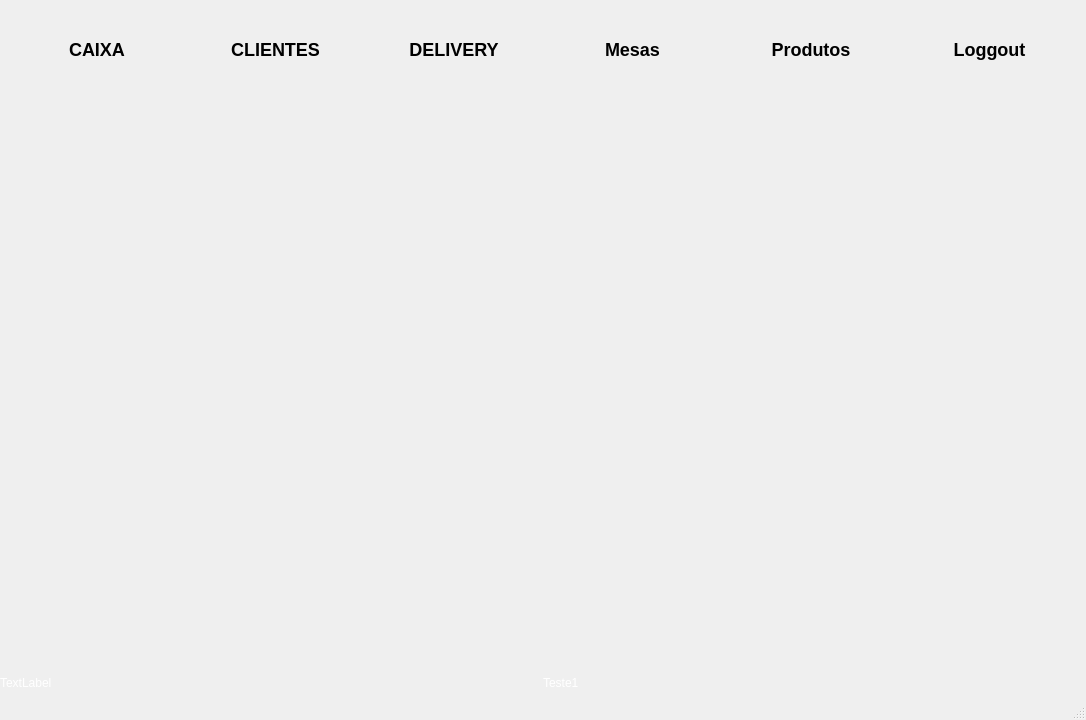
<?xml version="1.0" encoding="UTF-8"?>
<ui version="4.0">
 <class>Unique</class>
 <widget class="QMainWindow" name="Unique">
  <property name="windowModality">
   <enum>Qt::WindowModality::ApplicationModal</enum>
  </property>
  <property name="geometry">
   <rect>
    <x>0</x>
    <y>0</y>
    <width>1086</width>
    <height>720</height>
   </rect>
  </property>
  <property name="minimumSize">
   <size>
    <width>1086</width>
    <height>720</height>
   </size>
  </property>
  <property name="windowTitle">
   <string>unique</string>
  </property>
  <property name="layoutDirection">
   <enum>Qt::LayoutDirection::LeftToRight</enum>
  </property>
  <property name="styleSheet">
   <string notr="true"/>
  </property>
  <property name="inputMethodHints">
   <set>Qt::InputMethodHint::ImhNone</set>
  </property>
  <widget class="QWidget" name="centralwidget">
   <property name="styleSheet">
    <string notr="true"/>
   </property>
   <layout class="QVBoxLayout" name="verticalLayout">
    <property name="spacing">
     <number>0</number>
    </property>
    <property name="leftMargin">
     <number>0</number>
    </property>
    <property name="topMargin">
     <number>0</number>
    </property>
    <property name="rightMargin">
     <number>0</number>
    </property>
    <property name="bottomMargin">
     <number>0</number>
    </property>
    <item>
     <widget class="QWidget" name="widget" native="true">
      <property name="sizePolicy">
       <sizepolicy hsizetype="Expanding" vsizetype="Preferred">
        <horstretch>0</horstretch>
        <verstretch>0</verstretch>
       </sizepolicy>
      </property>
      <property name="maximumSize">
       <size>
        <width>16777215</width>
        <height>100</height>
       </size>
      </property>
      <property name="styleSheet">
       <string notr="true">QPushButton {

	background-color: transparent;
	font-size: 18px;
	font-weight: bold;
}

QPushButton:hover {
	background-color: rgb(131, 131, 131);
}

QPushButton:clicked {
	background-color: rgb(131, 131, 131);	
}</string>
      </property>
      <layout class="QHBoxLayout" name="horizontalLayout_2">
       <property name="spacing">
        <number>15</number>
       </property>
       <property name="leftMargin">
        <number>15</number>
       </property>
       <property name="topMargin">
        <number>15</number>
       </property>
       <property name="rightMargin">
        <number>15</number>
       </property>
       <property name="bottomMargin">
        <number>15</number>
       </property>
       <item>
        <widget class="QPushButton" name="btn_caixa">
         <property name="styleSheet">
          <string notr="true"/>
         </property>
         <property name="text">
          <string>CAIXA</string>
         </property>
         <property name="icon">
          <iconset resource="../pictures/imagens.qrc">
           <normaloff>:/unique/caixa-registradora.png</normaloff>:/unique/caixa-registradora.png</iconset>
         </property>
         <property name="iconSize">
          <size>
           <width>45</width>
           <height>45</height>
          </size>
         </property>
         <property name="autoDefault">
          <bool>true</bool>
         </property>
         <property name="default">
          <bool>true</bool>
         </property>
         <property name="flat">
          <bool>true</bool>
         </property>
        </widget>
       </item>
       <item>
        <widget class="QPushButton" name="btn_clientes">
         <property name="styleSheet">
          <string notr="true"/>
         </property>
         <property name="text">
          <string>CLIENTES</string>
         </property>
         <property name="icon">
          <iconset>
           <selectedon>:/unique/cliente.png</selectedon>
          </iconset>
         </property>
         <property name="iconSize">
          <size>
           <width>45</width>
           <height>45</height>
          </size>
         </property>
         <property name="autoDefault">
          <bool>true</bool>
         </property>
         <property name="default">
          <bool>true</bool>
         </property>
         <property name="flat">
          <bool>true</bool>
         </property>
        </widget>
       </item>
       <item>
        <widget class="QPushButton" name="btn_delivery">
         <property name="styleSheet">
          <string notr="true"/>
         </property>
         <property name="text">
          <string>DELIVERY</string>
         </property>
         <property name="icon">
          <iconset>
           <selectedon>:/unique/pedido-online.png</selectedon>
          </iconset>
         </property>
         <property name="iconSize">
          <size>
           <width>45</width>
           <height>45</height>
          </size>
         </property>
         <property name="autoDefault">
          <bool>true</bool>
         </property>
         <property name="default">
          <bool>true</bool>
         </property>
         <property name="flat">
          <bool>true</bool>
         </property>
        </widget>
       </item>
       <item>
        <widget class="QPushButton" name="btn_mesas">
         <property name="styleSheet">
          <string notr="true"/>
         </property>
         <property name="text">
          <string>Mesas</string>
         </property>
         <property name="icon">
          <iconset>
           <selectedon>:/unique/pedir-comida.png</selectedon>
          </iconset>
         </property>
         <property name="iconSize">
          <size>
           <width>45</width>
           <height>45</height>
          </size>
         </property>
         <property name="autoDefault">
          <bool>true</bool>
         </property>
         <property name="default">
          <bool>true</bool>
         </property>
         <property name="flat">
          <bool>true</bool>
         </property>
        </widget>
       </item>
       <item>
        <widget class="QPushButton" name="btn_produtos">
         <property name="styleSheet">
          <string notr="true"/>
         </property>
         <property name="text">
          <string>Produtos</string>
         </property>
         <property name="icon">
          <iconset>
           <selectedon>:/unique/inventario.png</selectedon>
          </iconset>
         </property>
         <property name="iconSize">
          <size>
           <width>45</width>
           <height>45</height>
          </size>
         </property>
         <property name="autoDefault">
          <bool>true</bool>
         </property>
         <property name="default">
          <bool>true</bool>
         </property>
         <property name="flat">
          <bool>true</bool>
         </property>
        </widget>
       </item>
       <item>
        <widget class="QPushButton" name="btn_loggout">
         <property name="styleSheet">
          <string notr="true"/>
         </property>
         <property name="text">
          <string>Loggout</string>
         </property>
         <property name="icon">
          <iconset>
           <selectedon>:/unique/sair.png</selectedon>
          </iconset>
         </property>
         <property name="iconSize">
          <size>
           <width>45</width>
           <height>45</height>
          </size>
         </property>
         <property name="autoDefault">
          <bool>true</bool>
         </property>
         <property name="default">
          <bool>true</bool>
         </property>
         <property name="flat">
          <bool>true</bool>
         </property>
        </widget>
       </item>
      </layout>
     </widget>
    </item>
    <item>
     <widget class="QWidget" name="widget_2" native="true">
      <layout class="QHBoxLayout" name="horizontalLayout_3">
       <property name="spacing">
        <number>0</number>
       </property>
       <property name="leftMargin">
        <number>0</number>
       </property>
       <property name="topMargin">
        <number>0</number>
       </property>
       <property name="rightMargin">
        <number>0</number>
       </property>
       <property name="bottomMargin">
        <number>0</number>
       </property>
       <item>
        <widget class="QLabel" name="label_3">
         <property name="styleSheet">
          <string notr="true">image: url(:/unique/boas_vindas.png);</string>
         </property>
         <property name="text">
          <string/>
         </property>
        </widget>
       </item>
      </layout>
     </widget>
    </item>
    <item>
     <widget class="QWidget" name="widget_3" native="true">
      <property name="sizePolicy">
       <sizepolicy hsizetype="Expanding" vsizetype="Preferred">
        <horstretch>0</horstretch>
        <verstretch>0</verstretch>
       </sizepolicy>
      </property>
      <property name="maximumSize">
       <size>
        <width>16777215</width>
        <height>30</height>
       </size>
      </property>
      <property name="styleSheet">
       <string notr="true"/>
      </property>
      <layout class="QHBoxLayout" name="horizontalLayout">
       <property name="spacing">
        <number>0</number>
       </property>
       <property name="leftMargin">
        <number>0</number>
       </property>
       <property name="topMargin">
        <number>0</number>
       </property>
       <property name="rightMargin">
        <number>0</number>
       </property>
       <property name="bottomMargin">
        <number>0</number>
       </property>
       <item>
        <widget class="QLabel" name="label_2">
         <property name="styleSheet">
          <string notr="true">color: white;</string>
         </property>
         <property name="text">
          <string>TextLabel</string>
         </property>
        </widget>
       </item>
       <item>
        <widget class="QLabel" name="label">
         <property name="sizePolicy">
          <sizepolicy hsizetype="Preferred" vsizetype="Expanding">
           <horstretch>0</horstretch>
           <verstretch>0</verstretch>
          </sizepolicy>
         </property>
         <property name="styleSheet">
          <string notr="true">color: white;</string>
         </property>
         <property name="text">
          <string>Teste1</string>
         </property>
        </widget>
       </item>
      </layout>
     </widget>
    </item>
   </layout>
  </widget>
  <widget class="QMenuBar" name="menubar">
   <property name="geometry">
    <rect>
     <x>0</x>
     <y>0</y>
     <width>1086</width>
     <height>33</height>
    </rect>
   </property>
  </widget>
  <widget class="QStatusBar" name="statusbar"/>
 </widget>
 <resources>
  <include location="../pictures/imagens.qrc"/>
 </resources>
 <connections/>
</ui>
